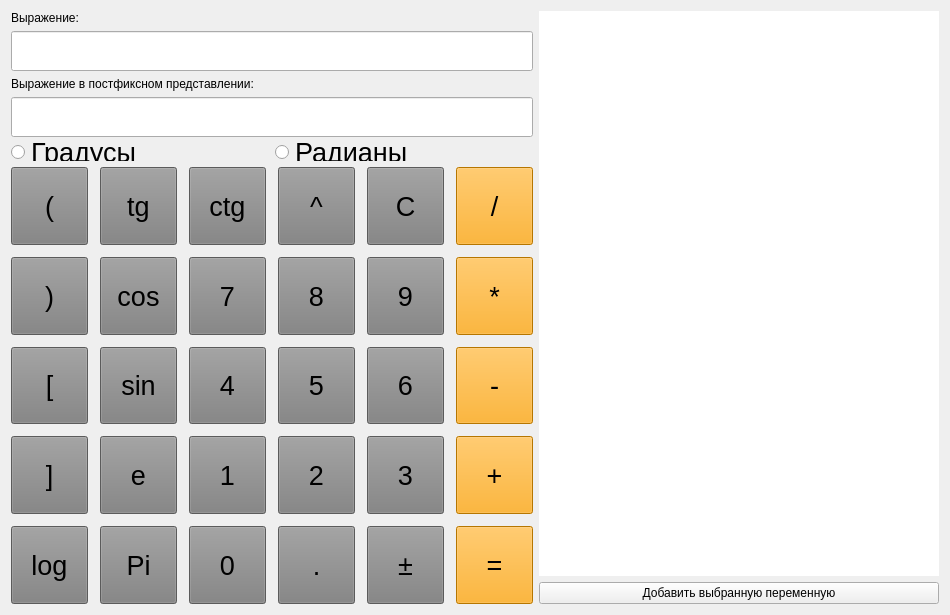
<?xml version="1.0" encoding="UTF-8"?>
<ui version="4.0">
 <class>MainWindow</class>
 <widget class="QMainWindow" name="MainWindow">
  <property name="geometry">
   <rect>
    <x>0</x>
    <y>0</y>
    <width>950</width>
    <height>615</height>
   </rect>
  </property>
  <property name="minimumSize">
   <size>
    <width>950</width>
    <height>615</height>
   </size>
  </property>
  <property name="maximumSize">
   <size>
    <width>950</width>
    <height>615</height>
   </size>
  </property>
  <property name="windowTitle">
   <string>Калькулятор</string>
  </property>
  <property name="autoFillBackground">
   <bool>false</bool>
  </property>
  <property name="styleSheet">
   <string notr="true"/>
  </property>
  <widget class="QWidget" name="centralWidget">
   <property name="contextMenuPolicy">
    <enum>Qt::DefaultContextMenu</enum>
   </property>
   <property name="acceptDrops">
    <bool>false</bool>
   </property>
   <property name="autoFillBackground">
    <bool>false</bool>
   </property>
   <property name="styleSheet">
    <string notr="true">QWidget#widget
{
    border-style: solid;
    border-top-style: none;
    border-width: 1px;
    border-color: rgb(0, 100, 150);
    border-bottom-left-radius: 5px;
    border-bottom-right-radius: 5px;
    background-color: qlineargradient(spread:pad, x1:0, y1:0, x2:1, y2:1, stop:0 rgba(128, 128, 128, 255), stop:1 rgba(225, 225, 225, 180));}</string>
   </property>
   <layout class="QHBoxLayout" name="horizontalLayout_2">
    <item>
     <layout class="QVBoxLayout" name="verticalLayout_2">
      <property name="spacing">
       <number>-1</number>
      </property>
      <item>
       <layout class="QVBoxLayout" name="verticalLayout">
        <item>
         <widget class="QLabel" name="label">
          <property name="maximumSize">
           <size>
            <width>16777215</width>
            <height>20</height>
           </size>
          </property>
          <property name="text">
           <string>Выражение:</string>
          </property>
         </widget>
        </item>
        <item>
         <widget class="QLineEdit" name="lineEdit">
          <property name="enabled">
           <bool>true</bool>
          </property>
          <property name="minimumSize">
           <size>
            <width>0</width>
            <height>40</height>
           </size>
          </property>
          <property name="font">
           <font>
            <pointsize>20</pointsize>
            <weight>75</weight>
            <bold>true</bold>
           </font>
          </property>
          <property name="readOnly">
           <bool>false</bool>
          </property>
         </widget>
        </item>
        <item>
         <widget class="QLabel" name="label_2">
          <property name="maximumSize">
           <size>
            <width>16777215</width>
            <height>20</height>
           </size>
          </property>
          <property name="text">
           <string>Выражение в постфиксном представлении:</string>
          </property>
         </widget>
        </item>
        <item>
         <widget class="QLineEdit" name="lineEdit_2">
          <property name="minimumSize">
           <size>
            <width>0</width>
            <height>40</height>
           </size>
          </property>
          <property name="font">
           <font>
            <pointsize>20</pointsize>
            <weight>75</weight>
            <bold>true</bold>
           </font>
          </property>
         </widget>
        </item>
        <item>
         <layout class="QHBoxLayout" name="horizontalLayout">
          <item>
           <widget class="QRadioButton" name="radioButton_2">
            <property name="maximumSize">
             <size>
              <width>16777215</width>
              <height>18</height>
             </size>
            </property>
            <property name="font">
             <font>
              <pointsize>20</pointsize>
             </font>
            </property>
            <property name="autoFillBackground">
             <bool>false</bool>
            </property>
            <property name="text">
             <string>Градусы</string>
            </property>
           </widget>
          </item>
          <item>
           <widget class="QRadioButton" name="radioButton">
            <property name="maximumSize">
             <size>
              <width>16777215</width>
              <height>18</height>
             </size>
            </property>
            <property name="font">
             <font>
              <pointsize>20</pointsize>
             </font>
            </property>
            <property name="text">
             <string>Радианы</string>
            </property>
           </widget>
          </item>
         </layout>
        </item>
        <item>
         <layout class="QGridLayout" name="gridLayout">
          <property name="sizeConstraint">
           <enum>QLayout::SetDefaultConstraint</enum>
          </property>
          <property name="topMargin">
           <number>0</number>
          </property>
          <property name="bottomMargin">
           <number>0</number>
          </property>
          <property name="spacing">
           <number>12</number>
          </property>
          <item row="0" column="5">
           <widget class="QPushButton" name="btn_razdel">
            <property name="sizePolicy">
             <sizepolicy hsizetype="Preferred" vsizetype="MinimumExpanding">
              <horstretch>4</horstretch>
              <verstretch>4</verstretch>
             </sizepolicy>
            </property>
            <property name="minimumSize">
             <size>
              <width>50</width>
              <height>40</height>
             </size>
            </property>
            <property name="baseSize">
             <size>
              <width>0</width>
              <height>0</height>
             </size>
            </property>
            <property name="font">
             <font>
              <pointsize>20</pointsize>
             </font>
            </property>
            <property name="acceptDrops">
             <bool>false</bool>
            </property>
            <property name="styleSheet">
             <string notr="true">background-color: orange;</string>
            </property>
            <property name="text">
             <string>/</string>
            </property>
            <property name="flat">
             <bool>false</bool>
            </property>
           </widget>
          </item>
          <item row="0" column="4">
           <widget class="QPushButton" name="btn_clear">
            <property name="sizePolicy">
             <sizepolicy hsizetype="Preferred" vsizetype="MinimumExpanding">
              <horstretch>4</horstretch>
              <verstretch>4</verstretch>
             </sizepolicy>
            </property>
            <property name="minimumSize">
             <size>
              <width>50</width>
              <height>40</height>
             </size>
            </property>
            <property name="font">
             <font>
              <pointsize>20</pointsize>
             </font>
            </property>
            <property name="styleSheet">
             <string notr="true">background-color: gray;</string>
            </property>
            <property name="text">
             <string>C</string>
            </property>
            <property name="flat">
             <bool>false</bool>
            </property>
           </widget>
          </item>
          <item row="0" column="3">
           <widget class="QPushButton" name="btn_stepen">
            <property name="sizePolicy">
             <sizepolicy hsizetype="Preferred" vsizetype="MinimumExpanding">
              <horstretch>4</horstretch>
              <verstretch>4</verstretch>
             </sizepolicy>
            </property>
            <property name="minimumSize">
             <size>
              <width>50</width>
              <height>40</height>
             </size>
            </property>
            <property name="font">
             <font>
              <pointsize>20</pointsize>
             </font>
            </property>
            <property name="styleSheet">
             <string notr="true">background-color: gray;</string>
            </property>
            <property name="text">
             <string>^</string>
            </property>
            <property name="flat">
             <bool>false</bool>
            </property>
           </widget>
          </item>
          <item row="3" column="4">
           <widget class="QPushButton" name="btn_3">
            <property name="sizePolicy">
             <sizepolicy hsizetype="Preferred" vsizetype="MinimumExpanding">
              <horstretch>4</horstretch>
              <verstretch>4</verstretch>
             </sizepolicy>
            </property>
            <property name="minimumSize">
             <size>
              <width>50</width>
              <height>40</height>
             </size>
            </property>
            <property name="font">
             <font>
              <pointsize>20</pointsize>
             </font>
            </property>
            <property name="styleSheet">
             <string notr="true">background-color: gray;</string>
            </property>
            <property name="text">
             <string>3</string>
            </property>
            <property name="flat">
             <bool>false</bool>
            </property>
           </widget>
          </item>
          <item row="1" column="2">
           <widget class="QPushButton" name="btn_7">
            <property name="sizePolicy">
             <sizepolicy hsizetype="Preferred" vsizetype="MinimumExpanding">
              <horstretch>4</horstretch>
              <verstretch>4</verstretch>
             </sizepolicy>
            </property>
            <property name="minimumSize">
             <size>
              <width>50</width>
              <height>40</height>
             </size>
            </property>
            <property name="font">
             <font>
              <pointsize>20</pointsize>
             </font>
            </property>
            <property name="styleSheet">
             <string notr="true">background-color: gray;</string>
            </property>
            <property name="text">
             <string>7</string>
            </property>
            <property name="flat">
             <bool>false</bool>
            </property>
           </widget>
          </item>
          <item row="3" column="0">
           <widget class="QPushButton" name="btn_skob2_3">
            <property name="sizePolicy">
             <sizepolicy hsizetype="Preferred" vsizetype="MinimumExpanding">
              <horstretch>4</horstretch>
              <verstretch>4</verstretch>
             </sizepolicy>
            </property>
            <property name="minimumSize">
             <size>
              <width>50</width>
              <height>40</height>
             </size>
            </property>
            <property name="font">
             <font>
              <pointsize>20</pointsize>
             </font>
            </property>
            <property name="styleSheet">
             <string notr="true">background-color: gray;</string>
            </property>
            <property name="text">
             <string>]</string>
            </property>
            <property name="flat">
             <bool>false</bool>
            </property>
           </widget>
          </item>
          <item row="1" column="5">
           <widget class="QPushButton" name="btn_umnozh">
            <property name="sizePolicy">
             <sizepolicy hsizetype="Preferred" vsizetype="MinimumExpanding">
              <horstretch>4</horstretch>
              <verstretch>4</verstretch>
             </sizepolicy>
            </property>
            <property name="minimumSize">
             <size>
              <width>50</width>
              <height>40</height>
             </size>
            </property>
            <property name="font">
             <font>
              <pointsize>20</pointsize>
             </font>
            </property>
            <property name="styleSheet">
             <string notr="true">background-color: orange;</string>
            </property>
            <property name="text">
             <string>*</string>
            </property>
            <property name="flat">
             <bool>false</bool>
            </property>
           </widget>
          </item>
          <item row="2" column="1">
           <widget class="QPushButton" name="btn_sin">
            <property name="enabled">
             <bool>true</bool>
            </property>
            <property name="sizePolicy">
             <sizepolicy hsizetype="Preferred" vsizetype="MinimumExpanding">
              <horstretch>0</horstretch>
              <verstretch>0</verstretch>
             </sizepolicy>
            </property>
            <property name="minimumSize">
             <size>
              <width>50</width>
              <height>40</height>
             </size>
            </property>
            <property name="font">
             <font>
              <pointsize>20</pointsize>
             </font>
            </property>
            <property name="styleSheet">
             <string notr="true">background-color: gray;</string>
            </property>
            <property name="text">
             <string>sin</string>
            </property>
            <property name="flat">
             <bool>false</bool>
            </property>
           </widget>
          </item>
          <item row="3" column="2">
           <widget class="QPushButton" name="btn_1">
            <property name="sizePolicy">
             <sizepolicy hsizetype="Preferred" vsizetype="MinimumExpanding">
              <horstretch>4</horstretch>
              <verstretch>4</verstretch>
             </sizepolicy>
            </property>
            <property name="minimumSize">
             <size>
              <width>50</width>
              <height>40</height>
             </size>
            </property>
            <property name="font">
             <font>
              <pointsize>20</pointsize>
             </font>
            </property>
            <property name="styleSheet">
             <string notr="true">background-color: gray;</string>
            </property>
            <property name="text">
             <string>1</string>
            </property>
            <property name="flat">
             <bool>false</bool>
            </property>
           </widget>
          </item>
          <item row="3" column="1">
           <widget class="QPushButton" name="btn_e">
            <property name="enabled">
             <bool>true</bool>
            </property>
            <property name="sizePolicy">
             <sizepolicy hsizetype="Preferred" vsizetype="MinimumExpanding">
              <horstretch>4</horstretch>
              <verstretch>4</verstretch>
             </sizepolicy>
            </property>
            <property name="minimumSize">
             <size>
              <width>50</width>
              <height>40</height>
             </size>
            </property>
            <property name="font">
             <font>
              <pointsize>20</pointsize>
             </font>
            </property>
            <property name="styleSheet">
             <string notr="true">background-color: gray;</string>
            </property>
            <property name="text">
             <string>e</string>
            </property>
            <property name="flat">
             <bool>false</bool>
            </property>
           </widget>
          </item>
          <item row="3" column="5">
           <widget class="QPushButton" name="btn_plus">
            <property name="sizePolicy">
             <sizepolicy hsizetype="Preferred" vsizetype="MinimumExpanding">
              <horstretch>4</horstretch>
              <verstretch>4</verstretch>
             </sizepolicy>
            </property>
            <property name="minimumSize">
             <size>
              <width>50</width>
              <height>40</height>
             </size>
            </property>
            <property name="font">
             <font>
              <pointsize>20</pointsize>
             </font>
            </property>
            <property name="styleSheet">
             <string notr="true">background-color: orange;</string>
            </property>
            <property name="text">
             <string>+</string>
            </property>
            <property name="flat">
             <bool>false</bool>
            </property>
           </widget>
          </item>
          <item row="3" column="3">
           <widget class="QPushButton" name="btn_2">
            <property name="sizePolicy">
             <sizepolicy hsizetype="Preferred" vsizetype="MinimumExpanding">
              <horstretch>4</horstretch>
              <verstretch>4</verstretch>
             </sizepolicy>
            </property>
            <property name="minimumSize">
             <size>
              <width>50</width>
              <height>40</height>
             </size>
            </property>
            <property name="font">
             <font>
              <pointsize>20</pointsize>
             </font>
            </property>
            <property name="styleSheet">
             <string notr="true">background-color: gray;</string>
            </property>
            <property name="text">
             <string>2</string>
            </property>
            <property name="flat">
             <bool>false</bool>
            </property>
           </widget>
          </item>
          <item row="0" column="2">
           <widget class="QPushButton" name="btn_ctg">
            <property name="enabled">
             <bool>true</bool>
            </property>
            <property name="sizePolicy">
             <sizepolicy hsizetype="Preferred" vsizetype="MinimumExpanding">
              <horstretch>4</horstretch>
              <verstretch>4</verstretch>
             </sizepolicy>
            </property>
            <property name="minimumSize">
             <size>
              <width>50</width>
              <height>40</height>
             </size>
            </property>
            <property name="font">
             <font>
              <pointsize>20</pointsize>
             </font>
            </property>
            <property name="styleSheet">
             <string notr="true">background-color: gray;</string>
            </property>
            <property name="text">
             <string>ctg</string>
            </property>
            <property name="flat">
             <bool>false</bool>
            </property>
           </widget>
          </item>
          <item row="4" column="5">
           <widget class="QPushButton" name="btn_equal">
            <property name="sizePolicy">
             <sizepolicy hsizetype="Preferred" vsizetype="MinimumExpanding">
              <horstretch>4</horstretch>
              <verstretch>4</verstretch>
             </sizepolicy>
            </property>
            <property name="minimumSize">
             <size>
              <width>50</width>
              <height>40</height>
             </size>
            </property>
            <property name="font">
             <font>
              <pointsize>20</pointsize>
             </font>
            </property>
            <property name="styleSheet">
             <string notr="true">background-color: orange;</string>
            </property>
            <property name="text">
             <string>=</string>
            </property>
            <property name="flat">
             <bool>false</bool>
            </property>
           </widget>
          </item>
          <item row="4" column="1">
           <widget class="QPushButton" name="btn_Pi">
            <property name="enabled">
             <bool>true</bool>
            </property>
            <property name="sizePolicy">
             <sizepolicy hsizetype="Preferred" vsizetype="MinimumExpanding">
              <horstretch>4</horstretch>
              <verstretch>4</verstretch>
             </sizepolicy>
            </property>
            <property name="minimumSize">
             <size>
              <width>50</width>
              <height>40</height>
             </size>
            </property>
            <property name="font">
             <font>
              <pointsize>20</pointsize>
             </font>
            </property>
            <property name="styleSheet">
             <string notr="true">background-color: gray;</string>
            </property>
            <property name="text">
             <string>Pi</string>
            </property>
            <property name="flat">
             <bool>false</bool>
            </property>
           </widget>
          </item>
          <item row="1" column="3">
           <widget class="QPushButton" name="btn_8">
            <property name="sizePolicy">
             <sizepolicy hsizetype="Preferred" vsizetype="MinimumExpanding">
              <horstretch>4</horstretch>
              <verstretch>4</verstretch>
             </sizepolicy>
            </property>
            <property name="minimumSize">
             <size>
              <width>50</width>
              <height>40</height>
             </size>
            </property>
            <property name="font">
             <font>
              <pointsize>20</pointsize>
             </font>
            </property>
            <property name="styleSheet">
             <string notr="true">background-color: gray;</string>
            </property>
            <property name="text">
             <string>8</string>
            </property>
            <property name="flat">
             <bool>false</bool>
            </property>
           </widget>
          </item>
          <item row="2" column="4">
           <widget class="QPushButton" name="btn_6">
            <property name="sizePolicy">
             <sizepolicy hsizetype="Preferred" vsizetype="MinimumExpanding">
              <horstretch>4</horstretch>
              <verstretch>4</verstretch>
             </sizepolicy>
            </property>
            <property name="minimumSize">
             <size>
              <width>50</width>
              <height>40</height>
             </size>
            </property>
            <property name="font">
             <font>
              <pointsize>20</pointsize>
             </font>
            </property>
            <property name="styleSheet">
             <string notr="true">background-color: gray;</string>
            </property>
            <property name="text">
             <string>6</string>
            </property>
            <property name="flat">
             <bool>false</bool>
            </property>
           </widget>
          </item>
          <item row="1" column="1">
           <widget class="QPushButton" name="btn_cos">
            <property name="enabled">
             <bool>true</bool>
            </property>
            <property name="sizePolicy">
             <sizepolicy hsizetype="Preferred" vsizetype="MinimumExpanding">
              <horstretch>4</horstretch>
              <verstretch>4</verstretch>
             </sizepolicy>
            </property>
            <property name="minimumSize">
             <size>
              <width>50</width>
              <height>40</height>
             </size>
            </property>
            <property name="font">
             <font>
              <pointsize>20</pointsize>
             </font>
            </property>
            <property name="styleSheet">
             <string notr="true">background-color: gray;</string>
            </property>
            <property name="text">
             <string>cos</string>
            </property>
            <property name="flat">
             <bool>false</bool>
            </property>
           </widget>
          </item>
          <item row="4" column="4">
           <widget class="QPushButton" name="btn_plusminus">
            <property name="enabled">
             <bool>true</bool>
            </property>
            <property name="sizePolicy">
             <sizepolicy hsizetype="Preferred" vsizetype="MinimumExpanding">
              <horstretch>4</horstretch>
              <verstretch>4</verstretch>
             </sizepolicy>
            </property>
            <property name="minimumSize">
             <size>
              <width>50</width>
              <height>40</height>
             </size>
            </property>
            <property name="font">
             <font>
              <pointsize>20</pointsize>
             </font>
            </property>
            <property name="styleSheet">
             <string notr="true">background-color: gray;</string>
            </property>
            <property name="text">
             <string>±</string>
            </property>
            <property name="flat">
             <bool>false</bool>
            </property>
           </widget>
          </item>
          <item row="0" column="1">
           <widget class="QPushButton" name="btn_tg">
            <property name="enabled">
             <bool>true</bool>
            </property>
            <property name="sizePolicy">
             <sizepolicy hsizetype="Preferred" vsizetype="MinimumExpanding">
              <horstretch>4</horstretch>
              <verstretch>4</verstretch>
             </sizepolicy>
            </property>
            <property name="minimumSize">
             <size>
              <width>50</width>
              <height>40</height>
             </size>
            </property>
            <property name="font">
             <font>
              <pointsize>20</pointsize>
             </font>
            </property>
            <property name="styleSheet">
             <string notr="true">background-color: gray;</string>
            </property>
            <property name="text">
             <string>tg</string>
            </property>
            <property name="flat">
             <bool>false</bool>
            </property>
           </widget>
          </item>
          <item row="1" column="0">
           <widget class="QPushButton" name="btn_skob2">
            <property name="sizePolicy">
             <sizepolicy hsizetype="Preferred" vsizetype="MinimumExpanding">
              <horstretch>4</horstretch>
              <verstretch>4</verstretch>
             </sizepolicy>
            </property>
            <property name="minimumSize">
             <size>
              <width>50</width>
              <height>40</height>
             </size>
            </property>
            <property name="font">
             <font>
              <pointsize>20</pointsize>
             </font>
            </property>
            <property name="styleSheet">
             <string notr="true">background-color: gray;</string>
            </property>
            <property name="text">
             <string>)</string>
            </property>
            <property name="flat">
             <bool>false</bool>
            </property>
           </widget>
          </item>
          <item row="4" column="0">
           <widget class="QPushButton" name="btn_log">
            <property name="enabled">
             <bool>true</bool>
            </property>
            <property name="sizePolicy">
             <sizepolicy hsizetype="Preferred" vsizetype="MinimumExpanding">
              <horstretch>4</horstretch>
              <verstretch>4</verstretch>
             </sizepolicy>
            </property>
            <property name="minimumSize">
             <size>
              <width>50</width>
              <height>40</height>
             </size>
            </property>
            <property name="font">
             <font>
              <pointsize>20</pointsize>
             </font>
            </property>
            <property name="styleSheet">
             <string notr="true">background-color: gray;</string>
            </property>
            <property name="text">
             <string>log</string>
            </property>
            <property name="flat">
             <bool>false</bool>
            </property>
           </widget>
          </item>
          <item row="1" column="4">
           <widget class="QPushButton" name="btn_9">
            <property name="sizePolicy">
             <sizepolicy hsizetype="Preferred" vsizetype="MinimumExpanding">
              <horstretch>4</horstretch>
              <verstretch>4</verstretch>
             </sizepolicy>
            </property>
            <property name="minimumSize">
             <size>
              <width>50</width>
              <height>40</height>
             </size>
            </property>
            <property name="font">
             <font>
              <pointsize>20</pointsize>
             </font>
            </property>
            <property name="styleSheet">
             <string notr="true">background-color: gray;</string>
            </property>
            <property name="text">
             <string>9</string>
            </property>
            <property name="flat">
             <bool>false</bool>
            </property>
           </widget>
          </item>
          <item row="2" column="3">
           <widget class="QPushButton" name="btn_5">
            <property name="sizePolicy">
             <sizepolicy hsizetype="Preferred" vsizetype="MinimumExpanding">
              <horstretch>4</horstretch>
              <verstretch>4</verstretch>
             </sizepolicy>
            </property>
            <property name="minimumSize">
             <size>
              <width>50</width>
              <height>40</height>
             </size>
            </property>
            <property name="font">
             <font>
              <pointsize>20</pointsize>
             </font>
            </property>
            <property name="styleSheet">
             <string notr="true">background-color: gray;</string>
            </property>
            <property name="text">
             <string>5</string>
            </property>
            <property name="flat">
             <bool>false</bool>
            </property>
           </widget>
          </item>
          <item row="2" column="5">
           <widget class="QPushButton" name="btn_minus">
            <property name="sizePolicy">
             <sizepolicy hsizetype="Preferred" vsizetype="MinimumExpanding">
              <horstretch>4</horstretch>
              <verstretch>4</verstretch>
             </sizepolicy>
            </property>
            <property name="minimumSize">
             <size>
              <width>50</width>
              <height>40</height>
             </size>
            </property>
            <property name="font">
             <font>
              <pointsize>20</pointsize>
             </font>
            </property>
            <property name="styleSheet">
             <string notr="true">background-color: orange;</string>
            </property>
            <property name="text">
             <string>-</string>
            </property>
            <property name="flat">
             <bool>false</bool>
            </property>
           </widget>
          </item>
          <item row="4" column="2">
           <widget class="QPushButton" name="btn_0">
            <property name="sizePolicy">
             <sizepolicy hsizetype="Preferred" vsizetype="MinimumExpanding">
              <horstretch>4</horstretch>
              <verstretch>4</verstretch>
             </sizepolicy>
            </property>
            <property name="minimumSize">
             <size>
              <width>50</width>
              <height>40</height>
             </size>
            </property>
            <property name="font">
             <font>
              <pointsize>20</pointsize>
             </font>
            </property>
            <property name="styleSheet">
             <string notr="true">background-color: gray;</string>
            </property>
            <property name="text">
             <string>0</string>
            </property>
            <property name="flat">
             <bool>false</bool>
            </property>
           </widget>
          </item>
          <item row="2" column="0">
           <widget class="QPushButton" name="btn_skob2_2">
            <property name="sizePolicy">
             <sizepolicy hsizetype="Preferred" vsizetype="MinimumExpanding">
              <horstretch>4</horstretch>
              <verstretch>4</verstretch>
             </sizepolicy>
            </property>
            <property name="minimumSize">
             <size>
              <width>50</width>
              <height>40</height>
             </size>
            </property>
            <property name="font">
             <font>
              <pointsize>20</pointsize>
             </font>
            </property>
            <property name="styleSheet">
             <string notr="true">background-color: gray;</string>
            </property>
            <property name="text">
             <string>[</string>
            </property>
            <property name="flat">
             <bool>false</bool>
            </property>
           </widget>
          </item>
          <item row="0" column="0">
           <widget class="QPushButton" name="btn_skob1">
            <property name="sizePolicy">
             <sizepolicy hsizetype="Preferred" vsizetype="MinimumExpanding">
              <horstretch>4</horstretch>
              <verstretch>4</verstretch>
             </sizepolicy>
            </property>
            <property name="minimumSize">
             <size>
              <width>50</width>
              <height>40</height>
             </size>
            </property>
            <property name="font">
             <font>
              <pointsize>20</pointsize>
             </font>
            </property>
            <property name="styleSheet">
             <string notr="true">background-color: gray;</string>
            </property>
            <property name="text">
             <string>(</string>
            </property>
            <property name="flat">
             <bool>false</bool>
            </property>
           </widget>
          </item>
          <item row="2" column="2">
           <widget class="QPushButton" name="btn_4">
            <property name="sizePolicy">
             <sizepolicy hsizetype="Preferred" vsizetype="MinimumExpanding">
              <horstretch>4</horstretch>
              <verstretch>4</verstretch>
             </sizepolicy>
            </property>
            <property name="minimumSize">
             <size>
              <width>50</width>
              <height>40</height>
             </size>
            </property>
            <property name="font">
             <font>
              <pointsize>20</pointsize>
             </font>
            </property>
            <property name="styleSheet">
             <string notr="true">background-color: gray;</string>
            </property>
            <property name="text">
             <string>4</string>
            </property>
            <property name="flat">
             <bool>false</bool>
            </property>
           </widget>
          </item>
          <item row="4" column="3">
           <widget class="QPushButton" name="btn_point">
            <property name="sizePolicy">
             <sizepolicy hsizetype="Preferred" vsizetype="MinimumExpanding">
              <horstretch>4</horstretch>
              <verstretch>4</verstretch>
             </sizepolicy>
            </property>
            <property name="minimumSize">
             <size>
              <width>50</width>
              <height>40</height>
             </size>
            </property>
            <property name="font">
             <font>
              <pointsize>20</pointsize>
             </font>
            </property>
            <property name="styleSheet">
             <string notr="true">background-color: gray;</string>
            </property>
            <property name="text">
             <string>.</string>
            </property>
            <property name="flat">
             <bool>false</bool>
            </property>
           </widget>
          </item>
         </layout>
        </item>
       </layout>
      </item>
     </layout>
    </item>
    <item>
     <layout class="QVBoxLayout" name="verticalLayout_3">
      <item>
       <widget class="QTableView" name="tableView">
        <property name="sizePolicy">
         <sizepolicy hsizetype="Preferred" vsizetype="Preferred">
          <horstretch>0</horstretch>
          <verstretch>0</verstretch>
         </sizepolicy>
        </property>
        <property name="minimumSize">
         <size>
          <width>400</width>
          <height>0</height>
         </size>
        </property>
        <property name="font">
         <font>
          <pointsize>20</pointsize>
         </font>
        </property>
        <property name="styleSheet">
         <string notr="true"/>
        </property>
        <property name="frameShape">
         <enum>QFrame::NoFrame</enum>
        </property>
        <property name="frameShadow">
         <enum>QFrame::Sunken</enum>
        </property>
       </widget>
      </item>
      <item>
       <widget class="QPushButton" name="btn_addPer">
        <property name="text">
         <string>Добавить выбранную переменную</string>
        </property>
       </widget>
      </item>
     </layout>
    </item>
   </layout>
  </widget>
  <action name="action">
   <property name="text">
    <string>Выход</string>
   </property>
  </action>
 </widget>
 <layoutdefault spacing="6" margin="11"/>
 <resources/>
 <connections/>
</ui>
